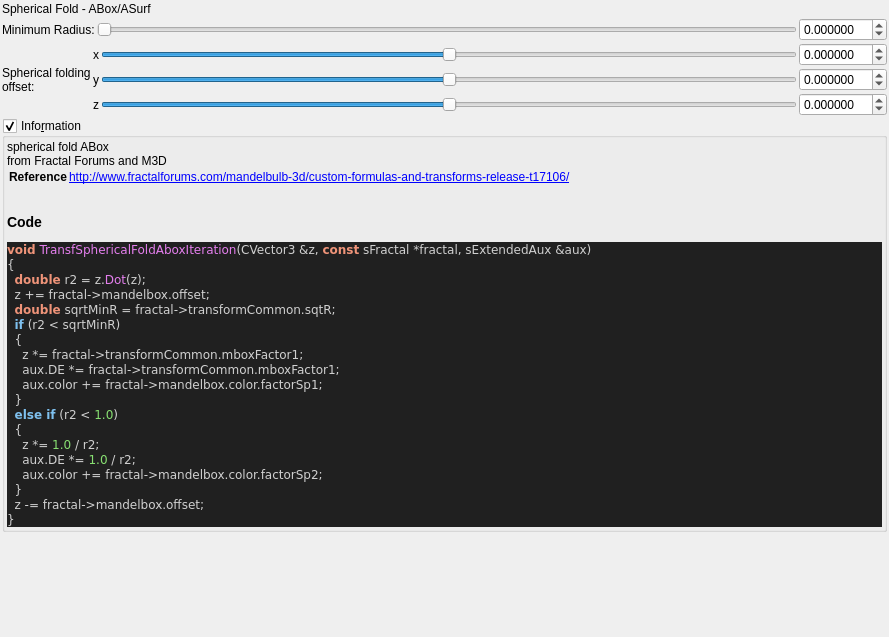
<?xml version="1.0" encoding="UTF-8"?>
<ui version="4.0">
 <class>transf_spherical_fold_abox</class>
 <widget class="QWidget" name="Form">
  <property name="geometry">
   <rect>
    <x>0</x>
    <y>0</y>
    <width>889</width>
    <height>637</height>
   </rect>
  </property>
  <property name="windowTitle">
   <string notr="true">transf_spherical_fold_abox</string>
  </property>
  <layout class="QVBoxLayout" name="verticalLayout">
   <property name="spacing">
    <number>2</number>
   </property>
   <property name="leftMargin">
    <number>2</number>
   </property>
   <property name="topMargin">
    <number>2</number>
   </property>
   <property name="rightMargin">
    <number>2</number>
   </property>
   <property name="bottomMargin">
    <number>2</number>
   </property>
   <item>
    <widget class="QLabel" name="label_52">
     <property name="text">
      <string>Spherical Fold - ABox/ASurf</string>
     </property>
    </widget>
   </item>
   <item>
    <layout class="QGridLayout" name="gridLayout_4">
     <item row="0" column="2">
      <widget class="MyDoubleSpinBox" name="spinbox_transf_minimum_radius_05">
       <property name="sizePolicy">
        <sizepolicy hsizetype="Minimum" vsizetype="Maximum">
         <horstretch>0</horstretch>
         <verstretch>0</verstretch>
        </sizepolicy>
       </property>
       <property name="prefix">
        <string/>
       </property>
       <property name="suffix">
        <string/>
       </property>
       <property name="decimals">
        <number>6</number>
       </property>
       <property name="minimum">
        <double>-99.989999999999995</double>
       </property>
       <property name="maximum">
        <double>99.989999999999995</double>
       </property>
       <property name="singleStep">
        <double>0.100000000000000</double>
       </property>
      </widget>
     </item>
     <item row="0" column="0">
      <widget class="QLabel" name="label_51">
       <property name="text">
        <string>Minimum Radius:</string>
       </property>
      </widget>
     </item>
     <item row="0" column="1">
      <widget class="QSlider" name="slider_transf_minimum_radius_05">
       <property name="sizePolicy">
        <sizepolicy hsizetype="Expanding" vsizetype="Maximum">
         <horstretch>0</horstretch>
         <verstretch>0</verstretch>
        </sizepolicy>
       </property>
       <property name="minimum">
        <number>0</number>
       </property>
       <property name="maximum">
        <number>5000000</number>
       </property>
       <property name="singleStep">
        <number>1</number>
       </property>
       <property name="orientation">
        <enum>Qt::Horizontal</enum>
       </property>
      </widget>
     </item>
    </layout>
   </item>
   <item>
    <layout class="QGridLayout" name="gridLayout_16">
     <property name="spacing">
      <number>2</number>
     </property>
     <item row="3" column="0" rowspan="3">
      <widget class="QLabel" name="label_15">
       <property name="text">
        <string>Spherical folding
offset:</string>
       </property>
      </widget>
     </item>
     <item row="3" column="2">
      <widget class="QSlider" name="slider3_mandelbox_offset_x">
       <property name="sizePolicy">
        <sizepolicy hsizetype="Expanding" vsizetype="Maximum">
         <horstretch>0</horstretch>
         <verstretch>0</verstretch>
        </sizepolicy>
       </property>
       <property name="minimum">
        <number>-5000000</number>
       </property>
       <property name="maximum">
        <number>5000000</number>
       </property>
       <property name="singleStep">
        <number>1</number>
       </property>
       <property name="orientation">
        <enum>Qt::Horizontal</enum>
       </property>
      </widget>
     </item>
     <item row="3" column="3">
      <widget class="MyDoubleSpinBox" name="spinbox3_mandelbox_offset_x">
       <property name="sizePolicy">
        <sizepolicy hsizetype="Minimum" vsizetype="Maximum">
         <horstretch>0</horstretch>
         <verstretch>0</verstretch>
        </sizepolicy>
       </property>
       <property name="prefix">
        <string/>
       </property>
       <property name="suffix">
        <string/>
       </property>
       <property name="decimals">
        <number>6</number>
       </property>
       <property name="minimum">
        <double>-99.989999999999995</double>
       </property>
       <property name="maximum">
        <double>99.989999999999995</double>
       </property>
       <property name="singleStep">
        <double>0.100000000000000</double>
       </property>
      </widget>
     </item>
     <item row="4" column="1">
      <widget class="QLabel" name="label_116">
       <property name="sizePolicy">
        <sizepolicy hsizetype="Preferred" vsizetype="Preferred">
         <horstretch>0</horstretch>
         <verstretch>0</verstretch>
        </sizepolicy>
       </property>
       <property name="text">
        <string notr="true">y</string>
       </property>
       <property name="alignment">
        <set>Qt::AlignRight|Qt::AlignTrailing|Qt::AlignVCenter</set>
       </property>
      </widget>
     </item>
     <item row="5" column="1">
      <widget class="QLabel" name="label_117">
       <property name="sizePolicy">
        <sizepolicy hsizetype="Preferred" vsizetype="Preferred">
         <horstretch>0</horstretch>
         <verstretch>0</verstretch>
        </sizepolicy>
       </property>
       <property name="text">
        <string notr="true">z</string>
       </property>
       <property name="alignment">
        <set>Qt::AlignRight|Qt::AlignTrailing|Qt::AlignVCenter</set>
       </property>
      </widget>
     </item>
     <item row="4" column="3">
      <widget class="MyDoubleSpinBox" name="spinbox3_mandelbox_offset_y">
       <property name="sizePolicy">
        <sizepolicy hsizetype="Minimum" vsizetype="Maximum">
         <horstretch>0</horstretch>
         <verstretch>0</verstretch>
        </sizepolicy>
       </property>
       <property name="prefix">
        <string/>
       </property>
       <property name="suffix">
        <string/>
       </property>
       <property name="decimals">
        <number>6</number>
       </property>
       <property name="minimum">
        <double>-99.989999999999995</double>
       </property>
       <property name="maximum">
        <double>99.989999999999995</double>
       </property>
       <property name="singleStep">
        <double>0.100000000000000</double>
       </property>
      </widget>
     </item>
     <item row="5" column="3">
      <widget class="MyDoubleSpinBox" name="spinbox3_mandelbox_offset_z">
       <property name="sizePolicy">
        <sizepolicy hsizetype="Minimum" vsizetype="Maximum">
         <horstretch>0</horstretch>
         <verstretch>0</verstretch>
        </sizepolicy>
       </property>
       <property name="prefix">
        <string/>
       </property>
       <property name="suffix">
        <string/>
       </property>
       <property name="decimals">
        <number>6</number>
       </property>
       <property name="minimum">
        <double>-99.989999999999995</double>
       </property>
       <property name="maximum">
        <double>99.989999999999995</double>
       </property>
       <property name="singleStep">
        <double>0.100000000000000</double>
       </property>
      </widget>
     </item>
     <item row="5" column="2">
      <widget class="QSlider" name="slider3_mandelbox_offset_z">
       <property name="sizePolicy">
        <sizepolicy hsizetype="Expanding" vsizetype="Maximum">
         <horstretch>0</horstretch>
         <verstretch>0</verstretch>
        </sizepolicy>
       </property>
       <property name="minimum">
        <number>-5000000</number>
       </property>
       <property name="maximum">
        <number>5000000</number>
       </property>
       <property name="singleStep">
        <number>1</number>
       </property>
       <property name="orientation">
        <enum>Qt::Horizontal</enum>
       </property>
      </widget>
     </item>
     <item row="3" column="1">
      <widget class="QLabel" name="label_115">
       <property name="sizePolicy">
        <sizepolicy hsizetype="Preferred" vsizetype="Preferred">
         <horstretch>0</horstretch>
         <verstretch>0</verstretch>
        </sizepolicy>
       </property>
       <property name="text">
        <string notr="true">x</string>
       </property>
       <property name="alignment">
        <set>Qt::AlignRight|Qt::AlignTrailing|Qt::AlignVCenter</set>
       </property>
      </widget>
     </item>
     <item row="4" column="2">
      <widget class="QSlider" name="slider3_mandelbox_offset_y">
       <property name="sizePolicy">
        <sizepolicy hsizetype="Expanding" vsizetype="Maximum">
         <horstretch>0</horstretch>
         <verstretch>0</verstretch>
        </sizepolicy>
       </property>
       <property name="minimum">
        <number>-5000000</number>
       </property>
       <property name="maximum">
        <number>5000000</number>
       </property>
       <property name="singleStep">
        <number>1</number>
       </property>
       <property name="orientation">
        <enum>Qt::Horizontal</enum>
       </property>
      </widget>
     </item>
    </layout>
   </item>
   <item>
    <widget class="MyGroupBox" name="groupCheck_info">
     <property name="title">
      <string>Info&amp;rmation</string>
     </property>
     <property name="flat">
      <bool>false</bool>
     </property>
     <property name="checkable">
      <bool>true</bool>
     </property>
     <layout class="QVBoxLayout" name="verticalLayout_2">
      <property name="spacing">
       <number>2</number>
      </property>
      <property name="leftMargin">
       <number>2</number>
      </property>
      <property name="topMargin">
       <number>2</number>
      </property>
      <property name="rightMargin">
       <number>2</number>
      </property>
      <property name="bottomMargin">
       <number>2</number>
      </property>
      <item>
       <widget class="QLabel" name="label_code_content">
        <property name="text">
         <string notr="true">&lt;p&gt;spherical fold ABox&lt;br&gt;from Fractal Forums and M3D&lt;/p&gt;&lt;table&gt;
&lt;tr&gt;&lt;th&gt;Reference&lt;/th&gt;&lt;td&gt;&lt;a href=&quot;http://www.fractalforums.com/mandelbulb-3d/custom-formulas-and-transforms-release-t17106/&quot;&gt;http://www.fractalforums.com/mandelbulb-3d/custom-formulas-and-transforms-release-t17106/&lt;br&gt;
&lt;/td&gt;&lt;/tr&gt;
&lt;/table&gt;
&lt;h3&gt;Code&lt;/h3&gt;
&lt;body style=&quot;background-color:#202020&quot;&gt;
&lt;pre style=&quot;color:#d0d0d0; background-color:#202020;  font-family:'Courier New',monospace;&quot;&gt;&lt;span style=&quot;color:#f09479; font-weight:bold&quot;&gt;void&lt;/span&gt; &lt;span style=&quot;color:#e47eed&quot;&gt;TransfSphericalFoldAboxIteration&lt;/span&gt;&lt;span style=&quot;color:#d0d0d0&quot;&gt;(&lt;/span&gt;CVector3 &lt;span style=&quot;color:#d0d0d0&quot;&gt;&amp;amp;&lt;/span&gt;z&lt;span style=&quot;color:#d0d0d0&quot;&gt;,&lt;/span&gt; &lt;span style=&quot;color:#f09479; font-weight:bold&quot;&gt;const&lt;/span&gt; sFractal &lt;span style=&quot;color:#d0d0d0&quot;&gt;*&lt;/span&gt;fractal&lt;span style=&quot;color:#d0d0d0&quot;&gt;,&lt;/span&gt; sExtendedAux &lt;span style=&quot;color:#d0d0d0&quot;&gt;&amp;amp;&lt;/span&gt;aux&lt;span style=&quot;color:#d0d0d0&quot;&gt;)&lt;/span&gt;
&lt;span style=&quot;color:#d0d0d0&quot;&gt;{&lt;/span&gt;
  &lt;span style=&quot;color:#f09479; font-weight:bold&quot;&gt;double&lt;/span&gt; r2 &lt;span style=&quot;color:#d0d0d0&quot;&gt;=&lt;/span&gt; z&lt;span style=&quot;color:#d0d0d0&quot;&gt;.&lt;/span&gt;&lt;span style=&quot;color:#e47eed&quot;&gt;Dot&lt;/span&gt;&lt;span style=&quot;color:#d0d0d0&quot;&gt;(&lt;/span&gt;z&lt;span style=&quot;color:#d0d0d0&quot;&gt;);&lt;/span&gt;
  z &lt;span style=&quot;color:#d0d0d0&quot;&gt;+=&lt;/span&gt; fractal&lt;span style=&quot;color:#d0d0d0&quot;&gt;-&amp;gt;&lt;/span&gt;mandelbox&lt;span style=&quot;color:#d0d0d0&quot;&gt;.&lt;/span&gt;offset&lt;span style=&quot;color:#d0d0d0&quot;&gt;;&lt;/span&gt;
  &lt;span style=&quot;color:#f09479; font-weight:bold&quot;&gt;double&lt;/span&gt; sqrtMinR &lt;span style=&quot;color:#d0d0d0&quot;&gt;=&lt;/span&gt; fractal&lt;span style=&quot;color:#d0d0d0&quot;&gt;-&amp;gt;&lt;/span&gt;transformCommon&lt;span style=&quot;color:#d0d0d0&quot;&gt;.&lt;/span&gt;sqtR&lt;span style=&quot;color:#d0d0d0&quot;&gt;;&lt;/span&gt;
  &lt;span style=&quot;color:#7ec0ee; font-weight:bold&quot;&gt;if&lt;/span&gt; &lt;span style=&quot;color:#d0d0d0&quot;&gt;(&lt;/span&gt;r2 &lt;span style=&quot;color:#d0d0d0&quot;&gt;&amp;lt;&lt;/span&gt; sqrtMinR&lt;span style=&quot;color:#d0d0d0&quot;&gt;)&lt;/span&gt;
  &lt;span style=&quot;color:#d0d0d0&quot;&gt;{&lt;/span&gt;
    z &lt;span style=&quot;color:#d0d0d0&quot;&gt;*=&lt;/span&gt; fractal&lt;span style=&quot;color:#d0d0d0&quot;&gt;-&amp;gt;&lt;/span&gt;transformCommon&lt;span style=&quot;color:#d0d0d0&quot;&gt;.&lt;/span&gt;mboxFactor1&lt;span style=&quot;color:#d0d0d0&quot;&gt;;&lt;/span&gt;
    aux&lt;span style=&quot;color:#d0d0d0&quot;&gt;.&lt;/span&gt;DE &lt;span style=&quot;color:#d0d0d0&quot;&gt;*=&lt;/span&gt; fractal&lt;span style=&quot;color:#d0d0d0&quot;&gt;-&amp;gt;&lt;/span&gt;transformCommon&lt;span style=&quot;color:#d0d0d0&quot;&gt;.&lt;/span&gt;mboxFactor1&lt;span style=&quot;color:#d0d0d0&quot;&gt;;&lt;/span&gt;
    aux&lt;span style=&quot;color:#d0d0d0&quot;&gt;.&lt;/span&gt;color &lt;span style=&quot;color:#d0d0d0&quot;&gt;+=&lt;/span&gt; fractal&lt;span style=&quot;color:#d0d0d0&quot;&gt;-&amp;gt;&lt;/span&gt;mandelbox&lt;span style=&quot;color:#d0d0d0&quot;&gt;.&lt;/span&gt;color&lt;span style=&quot;color:#d0d0d0&quot;&gt;.&lt;/span&gt;factorSp1&lt;span style=&quot;color:#d0d0d0&quot;&gt;;&lt;/span&gt;
  &lt;span style=&quot;color:#d0d0d0&quot;&gt;}&lt;/span&gt;
  &lt;span style=&quot;color:#7ec0ee; font-weight:bold&quot;&gt;else if&lt;/span&gt; &lt;span style=&quot;color:#d0d0d0&quot;&gt;(&lt;/span&gt;r2 &lt;span style=&quot;color:#d0d0d0&quot;&gt;&amp;lt;&lt;/span&gt; &lt;span style=&quot;color:#87df71&quot;&gt;1.0&lt;/span&gt;&lt;span style=&quot;color:#d0d0d0&quot;&gt;)&lt;/span&gt;
  &lt;span style=&quot;color:#d0d0d0&quot;&gt;{&lt;/span&gt;
    z &lt;span style=&quot;color:#d0d0d0&quot;&gt;*=&lt;/span&gt; &lt;span style=&quot;color:#87df71&quot;&gt;1.0&lt;/span&gt; &lt;span style=&quot;color:#d0d0d0&quot;&gt;/&lt;/span&gt; r2&lt;span style=&quot;color:#d0d0d0&quot;&gt;;&lt;/span&gt;
    aux&lt;span style=&quot;color:#d0d0d0&quot;&gt;.&lt;/span&gt;DE &lt;span style=&quot;color:#d0d0d0&quot;&gt;*=&lt;/span&gt; &lt;span style=&quot;color:#87df71&quot;&gt;1.0&lt;/span&gt; &lt;span style=&quot;color:#d0d0d0&quot;&gt;/&lt;/span&gt; r2&lt;span style=&quot;color:#d0d0d0&quot;&gt;;&lt;/span&gt;
    aux&lt;span style=&quot;color:#d0d0d0&quot;&gt;.&lt;/span&gt;color &lt;span style=&quot;color:#d0d0d0&quot;&gt;+=&lt;/span&gt; fractal&lt;span style=&quot;color:#d0d0d0&quot;&gt;-&amp;gt;&lt;/span&gt;mandelbox&lt;span style=&quot;color:#d0d0d0&quot;&gt;.&lt;/span&gt;color&lt;span style=&quot;color:#d0d0d0&quot;&gt;.&lt;/span&gt;factorSp2&lt;span style=&quot;color:#d0d0d0&quot;&gt;;&lt;/span&gt;
  &lt;span style=&quot;color:#d0d0d0&quot;&gt;}&lt;/span&gt;
  z &lt;span style=&quot;color:#d0d0d0&quot;&gt;-=&lt;/span&gt; fractal&lt;span style=&quot;color:#d0d0d0&quot;&gt;-&amp;gt;&lt;/span&gt;mandelbox&lt;span style=&quot;color:#d0d0d0&quot;&gt;.&lt;/span&gt;offset&lt;span style=&quot;color:#d0d0d0&quot;&gt;;&lt;/span&gt;
&lt;span style=&quot;color:#d0d0d0&quot;&gt;}&lt;/span&gt;
&lt;/pre&gt;
&lt;/body&gt;</string>
        </property>
        <property name="wordWrap">
         <bool>true</bool>
        </property>
        <property name="openExternalLinks">
         <bool>true</bool>
        </property>
        <property name="textInteractionFlags">
         <set>Qt::LinksAccessibleByMouse|Qt::TextSelectableByMouse</set>
        </property>
       </widget>
      </item>
     </layout>
    </widget>
   </item>
   <item>
    <spacer name="verticalSpacer">
     <property name="orientation">
      <enum>Qt::Vertical</enum>
     </property>
     <property name="sizeHint" stdset="0">
      <size>
       <width>20</width>
       <height>40</height>
      </size>
     </property>
    </spacer>
   </item>
  </layout>
 </widget>
 <customwidgets>
  <customwidget>
   <class>MyDoubleSpinBox</class>
   <extends>QDoubleSpinBox</extends>
   <header>my_double_spin_box.h</header>
  </customwidget>
  <customwidget>
   <class>MyGroupBox</class>
   <extends>QGroupBox</extends>
   <header>my_group_box.h</header>
   <container>1</container>
  </customwidget>
 </customwidgets>
 <tabstops>
  <tabstop>slider_transf_minimum_radius_05</tabstop>
  <tabstop>spinbox_transf_minimum_radius_05</tabstop>
  <tabstop>slider3_mandelbox_offset_x</tabstop>
  <tabstop>spinbox3_mandelbox_offset_x</tabstop>
  <tabstop>slider3_mandelbox_offset_y</tabstop>
  <tabstop>spinbox3_mandelbox_offset_y</tabstop>
  <tabstop>slider3_mandelbox_offset_z</tabstop>
  <tabstop>spinbox3_mandelbox_offset_z</tabstop>
  <tabstop>groupCheck_info</tabstop>
 </tabstops>
 <resources/>
 <connections/>
</ui>
